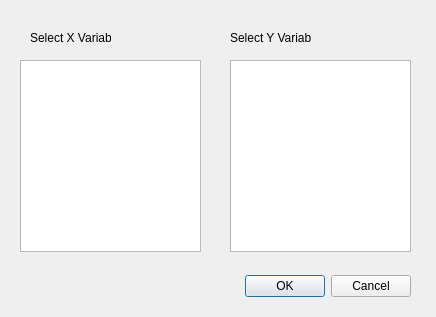
<?xml version="1.0" encoding="UTF-8"?>
<ui version="4.0">
 <class>TwoVariablePicker</class>
 <widget class="QDialog" name="TwoVariablePicker">
  <property name="geometry">
   <rect>
    <x>0</x>
    <y>0</y>
    <width>436</width>
    <height>317</height>
   </rect>
  </property>
  <property name="windowTitle">
   <string>Dialog</string>
  </property>
  <widget class="QDialogButtonBox" name="buttonBox">
   <property name="geometry">
    <rect>
     <x>70</x>
     <y>270</y>
     <width>341</width>
     <height>32</height>
    </rect>
   </property>
   <property name="orientation">
    <enum>Qt::Horizontal</enum>
   </property>
   <property name="standardButtons">
    <set>QDialogButtonBox::Cancel|QDialogButtonBox::Ok</set>
   </property>
  </widget>
  <widget class="QListWidget" name="listWidgetVariablesX">
   <property name="geometry">
    <rect>
     <x>20</x>
     <y>60</y>
     <width>181</width>
     <height>192</height>
    </rect>
   </property>
  </widget>
  <widget class="QLabel" name="label">
   <property name="geometry">
    <rect>
     <x>30</x>
     <y>30</y>
     <width>81</width>
     <height>16</height>
    </rect>
   </property>
   <property name="text">
    <string>Select X Variable</string>
   </property>
  </widget>
  <widget class="QListWidget" name="listWidgetVariablesY">
   <property name="geometry">
    <rect>
     <x>230</x>
     <y>60</y>
     <width>181</width>
     <height>192</height>
    </rect>
   </property>
  </widget>
  <widget class="QLabel" name="label_2">
   <property name="geometry">
    <rect>
     <x>230</x>
     <y>30</y>
     <width>81</width>
     <height>16</height>
    </rect>
   </property>
   <property name="text">
    <string>Select Y Variable</string>
   </property>
  </widget>
 </widget>
 <resources/>
 <connections>
  <connection>
   <sender>buttonBox</sender>
   <signal>accepted()</signal>
   <receiver>TwoVariablePicker</receiver>
   <slot>accept()</slot>
   <hints>
    <hint type="sourcelabel">
     <x>248</x>
     <y>254</y>
    </hint>
    <hint type="destinationlabel">
     <x>157</x>
     <y>274</y>
    </hint>
   </hints>
  </connection>
  <connection>
   <sender>buttonBox</sender>
   <signal>rejected()</signal>
   <receiver>TwoVariablePicker</receiver>
   <slot>reject()</slot>
   <hints>
    <hint type="sourcelabel">
     <x>316</x>
     <y>260</y>
    </hint>
    <hint type="destinationlabel">
     <x>286</x>
     <y>274</y>
    </hint>
   </hints>
  </connection>
 </connections>
</ui>
